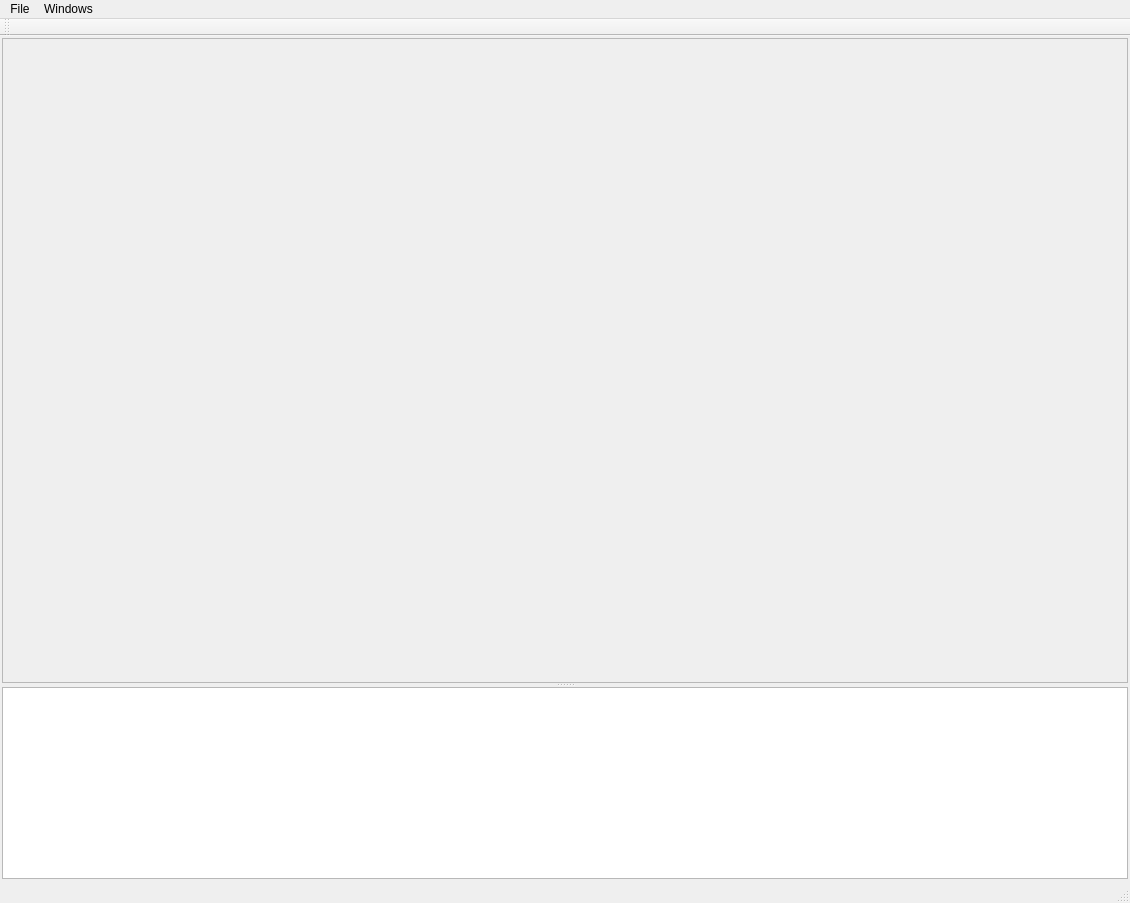
<?xml version="1.0" encoding="UTF-8"?>
<ui version="4.0">
 <class>MainWindow</class>
 <widget class="QMainWindow" name="MainWindow">
  <property name="geometry">
   <rect>
    <x>0</x>
    <y>0</y>
    <width>1130</width>
    <height>903</height>
   </rect>
  </property>
  <property name="windowTitle">
   <string>DUQ</string>
  </property>
  <property name="documentMode">
   <bool>false</bool>
  </property>
  <property name="unifiedTitleAndToolBarOnMac">
   <bool>false</bool>
  </property>
  <widget class="QWidget" name="centralwidget">
   <layout class="QVBoxLayout" name="verticalLayout">
    <property name="spacing">
     <number>2</number>
    </property>
    <property name="margin">
     <number>2</number>
    </property>
    <item>
     <widget class="QSplitter" name="splitter">
      <property name="orientation">
       <enum>Qt::Vertical</enum>
      </property>
      <widget class="QFrame" name="MainViewerFrame">
       <property name="sizePolicy">
        <sizepolicy hsizetype="Expanding" vsizetype="Expanding">
         <horstretch>0</horstretch>
         <verstretch>10</verstretch>
        </sizepolicy>
       </property>
       <property name="frameShape">
        <enum>QFrame::StyledPanel</enum>
       </property>
       <property name="frameShadow">
        <enum>QFrame::Sunken</enum>
       </property>
       <layout class="QVBoxLayout" name="verticalLayout_2">
        <property name="spacing">
         <number>0</number>
        </property>
        <property name="margin">
         <number>0</number>
        </property>
        <item>
         <widget class="ConfigViewer" name="MainViewer" native="true">
          <property name="sizePolicy">
           <sizepolicy hsizetype="Expanding" vsizetype="Expanding">
            <horstretch>0</horstretch>
            <verstretch>0</verstretch>
           </sizepolicy>
          </property>
         </widget>
        </item>
       </layout>
      </widget>
      <widget class="QTextEdit" name="MessagesEdit">
       <property name="sizePolicy">
        <sizepolicy hsizetype="Expanding" vsizetype="Minimum">
         <horstretch>0</horstretch>
         <verstretch>0</verstretch>
        </sizepolicy>
       </property>
      </widget>
     </widget>
    </item>
   </layout>
  </widget>
  <widget class="QMenuBar" name="menubar">
   <property name="geometry">
    <rect>
     <x>0</x>
     <y>0</y>
     <width>1130</width>
     <height>27</height>
    </rect>
   </property>
   <widget class="QMenu" name="menuFile">
    <property name="title">
     <string>File</string>
    </property>
    <addaction name="actionFileNew"/>
    <addaction name="actionFileLoad"/>
    <addaction name="actionFileSave"/>
    <addaction name="actionFileSaveAs"/>
    <addaction name="separator"/>
    <addaction name="actionQuit"/>
   </widget>
   <widget class="QMenu" name="menuWindows">
    <property name="title">
     <string>Windows</string>
    </property>
    <addaction name="actionWindowsSpecies"/>
    <addaction name="actionWindowsAtomTypes"/>
    <addaction name="actionWindowsSystem"/>
    <addaction name="actionWindowsSamples"/>
    <addaction name="actionWindowsFQ"/>
    <addaction name="actionWindowsSQ"/>
    <addaction name="separator"/>
    <addaction name="actionWindowsCheckSetup"/>
   </widget>
   <addaction name="menuFile"/>
   <addaction name="menuWindows"/>
  </widget>
  <widget class="QStatusBar" name="statusbar"/>
  <widget class="QToolBar" name="toolBar">
   <property name="windowTitle">
    <string>toolBar</string>
   </property>
   <attribute name="toolBarArea">
    <enum>TopToolBarArea</enum>
   </attribute>
   <attribute name="toolBarBreak">
    <bool>false</bool>
   </attribute>
  </widget>
  <action name="actionFileNew">
   <property name="text">
    <string>New</string>
   </property>
  </action>
  <action name="actionFileLoad">
   <property name="text">
    <string>Load</string>
   </property>
  </action>
  <action name="actionFileSave">
   <property name="text">
    <string>Save</string>
   </property>
  </action>
  <action name="actionFileSaveAs">
   <property name="text">
    <string>Save As</string>
   </property>
  </action>
  <action name="actionFileImportComponent">
   <property name="text">
    <string>Import Component</string>
   </property>
  </action>
  <action name="actionFileLoadComponent">
   <property name="text">
    <string>Load Component</string>
   </property>
  </action>
  <action name="actionQuit">
   <property name="text">
    <string>Quit</string>
   </property>
  </action>
  <action name="actionWindowsSystem">
   <property name="text">
    <string>System Setup</string>
   </property>
   <property name="shortcut">
    <string>F3</string>
   </property>
  </action>
  <action name="actionWindowsSamples">
   <property name="text">
    <string>Samples</string>
   </property>
   <property name="shortcut">
    <string>F4</string>
   </property>
  </action>
  <action name="actionWindowsFQ">
   <property name="text">
    <string>F(Q)</string>
   </property>
   <property name="shortcut">
    <string>F5</string>
   </property>
  </action>
  <action name="actionWindowsSQ">
   <property name="text">
    <string>S(Q)</string>
   </property>
   <property name="shortcut">
    <string>F6</string>
   </property>
  </action>
  <action name="actionWindowsCheckSetup">
   <property name="text">
    <string>Check Setup</string>
   </property>
   <property name="shortcut">
    <string>F12</string>
   </property>
  </action>
  <action name="actionWindowsSpecies">
   <property name="text">
    <string>Species</string>
   </property>
   <property name="shortcut">
    <string>F1</string>
   </property>
  </action>
  <action name="actionWindowsAtomTypes">
   <property name="text">
    <string>AtomTypes</string>
   </property>
   <property name="shortcut">
    <string>F2</string>
   </property>
  </action>
 </widget>
 <customwidgets>
  <customwidget>
   <class>ConfigViewer</class>
   <extends>QWidget</extends>
   <header>gui/configviewer.uih</header>
   <container>1</container>
  </customwidget>
 </customwidgets>
 <resources/>
 <connections/>
</ui>
